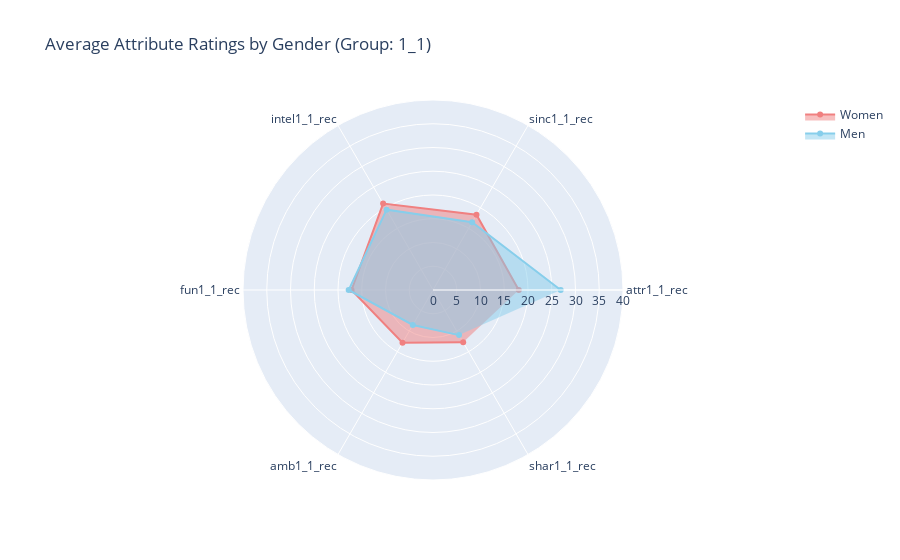
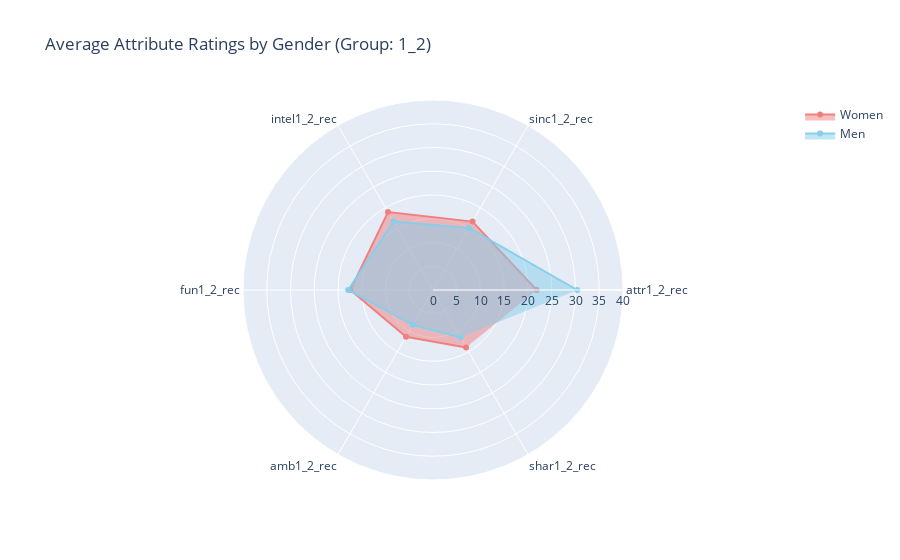
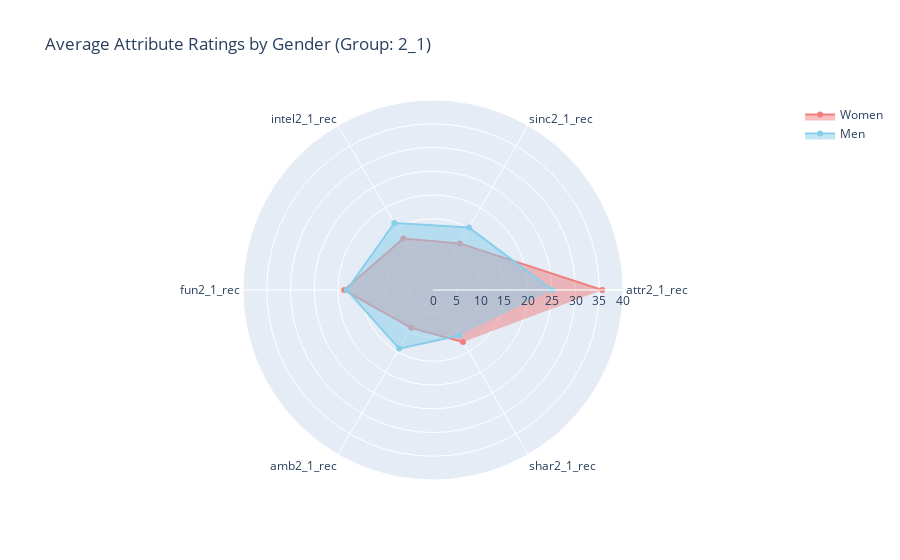
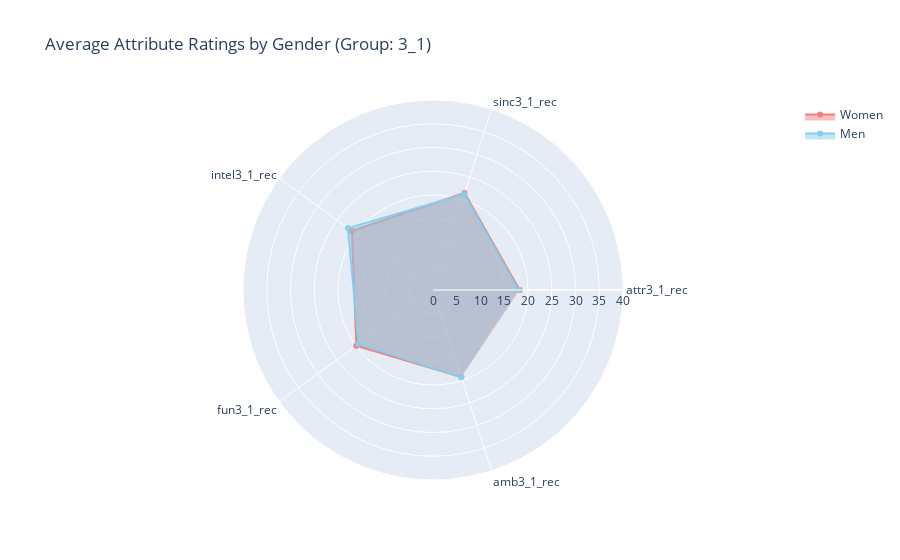

The notebook cell these images were saved under, in order:
### Markdown cell above
**a) Explore attributes data from SignUp/Time1 (before the date):**

*   We want to know what you look for in the opposite sex? (attributes1_1)
*   What do you think the opposite sex looks for in a date? (attributes2_1)
*   How do you think you measure up? (attributes3_1)
*   What you think MOST of your fellow men/women look for in the opposite sex? (attributes4_1)
*   How do you think others perceive you? (attributes5_1)

**b) Explore attributes data from FollowUp/Time2 (after the date):**

*   We want to know what you look for in the opposite sex? (attributes1_2)

### Code cell
# Define a list of attribute prefixes
attribute_prefixes = ['attr', 'sinc', 'intel', 'fun', 'amb', 'shar']

# Define attribute groups and their corresponding categories
attribute_groups = {
    '1_1': ['attr1_1_rec', 'sinc1_1_rec', 'intel1_1_rec', 'fun1_1_rec', 'amb1_1_rec', 'shar1_1_rec'],
    '1_2': ['attr1_2_rec', 'sinc1_2_rec', 'intel1_2_rec', 'fun1_2_rec', 'amb1_2_rec', 'shar1_2_rec'],
    '2_1': ['attr2_1_rec', 'sinc2_1_rec', 'intel2_1_rec', 'fun2_1_rec', 'amb2_1_rec', 'shar2_1_rec'],
    '3_1': ['attr3_1_rec', 'sinc3_1_rec', 'intel3_1_rec', 'fun3_1_rec', 'amb3_1_rec'],  # shar3_1 doesn't exist
    '4_1': ['attr4_1_rec', 'sinc4_1_rec', 'intel4_1_rec', 'fun4_1_rec', 'amb4_1_rec', 'shar4_1_rec'],
    '5_1': ['attr5_1_rec', 'sinc5_1_rec', 'intel5_1_rec', 'fun5_1_rec', 'amb5_1_rec']  # shar5_1 doesn't exist
}


# Iterate through attribute groups
for group_suffix, categories in attribute_groups.items():
    # Create a list of attributes for the current group
    attributes = [prefix + group_suffix for prefix in attribute_prefixes]

    # Remove attributes not in 'categories'
    attributes = [attr for attr in attributes if attr + '_rec' in categories]

    # ... (rest of the code for attribute calculation, filtering, etc.) ...

    # --- Radar Chart Creation ---
    # Group data by gender and calculate the mean for each attribute
    gender_attributes = df.groupby('gender')[categories].mean().reset_index()

    # Create the radar chart
    fig = go.Figure()

    # Add trace for women (gender = 0)
    fig.add_trace(go.Scatterpolar(
        r=gender_attributes[gender_attributes['gender'] == 0][categories].values.flatten().tolist(),
        theta=categories,
        fill='toself',
        name='Women',
        marker=dict(color='lightcoral')
    ))

    # Add trace for men (gender = 1)
    fig.add_trace(go.Scatterpolar(
        r=gender_attributes[gender_attributes['gender'] == 1][categories].values.flatten().tolist(),
        theta=categories,
        fill='toself',
        name='Men',
        marker=dict(color='skyblue')
    ))

    # Update layout
    fig.update_layout(
        polar=dict(
            radialaxis=dict(
                visible=True,
                range=[0, 40]  # Adjust range if needed
            )
        ),
        showlegend=True,
        title=f"Average Attribute Ratings by Gender (Group: {group_suffix})"
    )

    fig.show()

### Figure 1 — Plotly figure (JSON) as saved in the notebook; plotly's stock layout.template omitted (floating-point values rounded to 4 significant figures)
{"data": [{"fill": "toself", "marker": {"color": "lightcoral"}, "name": "Women", "r": [18.06, 18.31, 21.01, 17.15, 12.83, 12.71], "theta": ["attr1_1_rec", "sinc1_1_rec", "intel1_1_rec", "fun1_1_rec", "amb1_1_rec", "shar1_1_rec"], "type": "scatterpolar"}, {"fill": "toself", "marker": {"color": "skyblue"}, "name": "Men", "r": [26.88, 16.48, 19.53, 17.76, 8.506, 10.97], "theta": ["attr1_1_rec", "sinc1_1_rec", "intel1_1_rec", "fun1_1_rec", "amb1_1_rec", "shar1_1_rec"], "type": "scatterpolar"}], "layout": {"polar": {"radialaxis": {"range": [0, 40], "visible": true}}, "showlegend": true, "title": {"text": "Average Attribute Ratings by Gender (Group: 1_1)"}}}

### Figure 2 — Plotly figure (JSON) as saved in the notebook; plotly's stock layout.template omitted (floating-point values rounded to 4 significant figures)
{"data": [{"fill": "toself", "marker": {"color": "lightcoral"}, "name": "Women", "r": [21.83, 16.63, 18.94, 17.39, 11.36, 13.95], "theta": ["attr1_2_rec", "sinc1_2_rec", "intel1_2_rec", "fun1_2_rec", "amb1_2_rec", "shar1_2_rec"], "type": "scatterpolar"}, {"fill": "toself", "marker": {"color": "skyblue"}, "name": "Men", "r": [30.37, 15.09, 16.67, 17.86, 8.476, 11.54], "theta": ["attr1_2_rec", "sinc1_2_rec", "intel1_2_rec", "fun1_2_rec", "amb1_2_rec", "shar1_2_rec"], "type": "scatterpolar"}], "layout": {"polar": {"radialaxis": {"range": [0, 40], "visible": true}}, "showlegend": true, "title": {"text": "Average Attribute Ratings by Gender (Group: 1_2)"}}}

### Figure 3 — Plotly figure (JSON) as saved in the notebook; plotly's stock layout.template omitted (floating-point values rounded to 4 significant figures)
{"data": [{"fill": "toself", "marker": {"color": "lightcoral"}, "name": "Women", "r": [35.63, 11.32, 12.51, 18.71, 9.207, 12.62], "theta": ["attr2_1_rec", "sinc2_1_rec", "intel2_1_rec", "fun2_1_rec", "amb2_1_rec", "shar2_1_rec"], "type": "scatterpolar"}, {"fill": "toself", "marker": {"color": "skyblue"}, "name": "Men", "r": [25.12, 15.17, 16.29, 18.14, 14.25, 11.07], "theta": ["attr2_1_rec", "sinc2_1_rec", "intel2_1_rec", "fun2_1_rec", "amb2_1_rec", "shar2_1_rec"], "type": "scatterpolar"}], "layout": {"polar": {"radialaxis": {"range": [0, 40], "visible": true}}, "showlegend": true, "title": {"text": "Average Attribute Ratings by Gender (Group: 2_1)"}}}

### Figure 4 — Plotly figure (JSON) as saved in the notebook; plotly's stock layout.template omitted (floating-point values rounded to 4 significant figures)
{"data": [{"fill": "toself", "marker": {"color": "lightcoral"}, "name": "Women", "r": [18.24, 21.46, 21.12, 19.94, 19.25], "theta": ["attr3_1_rec", "sinc3_1_rec", "intel3_1_rec", "fun3_1_rec", "amb3_1_rec"], "type": "scatterpolar"}, {"fill": "toself", "marker": {"color": "skyblue"}, "name": "Men", "r": [17.96, 21.21, 22.15, 19.37, 19.31], "theta": ["attr3_1_rec", "sinc3_1_rec", "intel3_1_rec", "fun3_1_rec", "amb3_1_rec"], "type": "scatterpolar"}], "layout": {"polar": {"radialaxis": {"range": [0, 40], "visible": true}}, "showlegend": true, "title": {"text": "Average Attribute Ratings by Gender (Group: 3_1)"}}}
